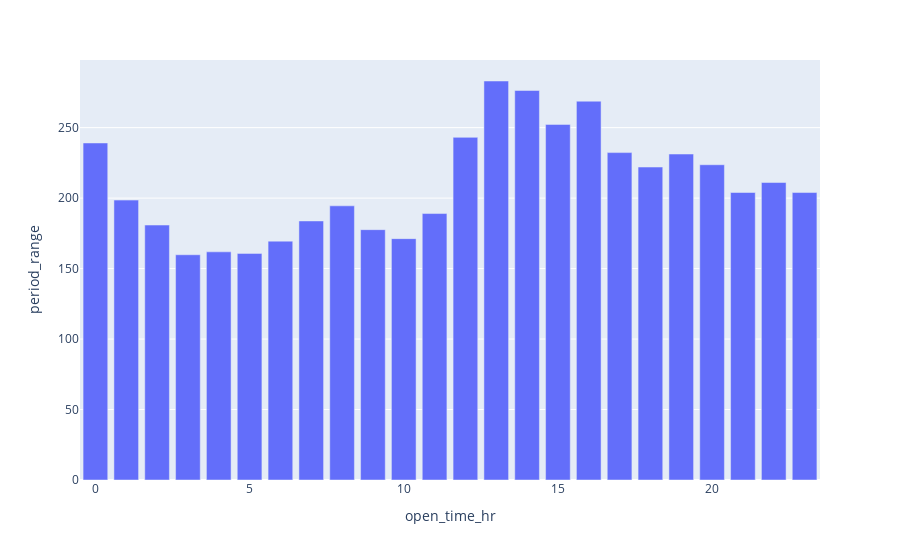

This figure's notebook cell:
### Code cell
px.bar(hour_stats.query('symbol == "BTCUSDT"'), x = 'open_time_hr', y = 'period_range')

### Figure 1 — Plotly figure (JSON) as saved in the notebook; plotly's stock layout.template omitted (floating-point values rounded to 4 significant figures)
{"data": [{"alignmentgroup": "True", "hovertemplate": "open_time_hr=%{x}<br>period_range=%{y}<extra></extra>", "legendgroup": "", "marker": {"color": "#636efa", "pattern": {"shape": ""}}, "name": "", "offsetgroup": "", "orientation": "v", "showlegend": false, "textposition": "auto", "type": "bar", "x": [0, 1, 2, 3, 4, 5, 6, 7, 8, 9, 10, 11, 12, 13, 14, 15, 16, 17, 18, 19, 20, 21, 22, 23], "xaxis": "x", "y": [239.1, 198.6, 180.9, 159.8, 161.9, 160.8, 169.5, 183.8, 194.5, 177.6, 171.2, 189.0, 243.1, 283.1, 276.4, 252.3, 268.8, 232.3, 222.0, 231.3, 223.7, 204.0, 211.1, 204.0], "yaxis": "y"}], "layout": {"barmode": "relative", "legend": {"tracegroupgap": 0}, "margin": {"t": 60}, "xaxis": {"anchor": "y", "domain": [0, 1], "title": {"text": "open_time_hr"}}, "yaxis": {"anchor": "x", "domain": [0, 1], "title": {"text": "period_range"}}}}
